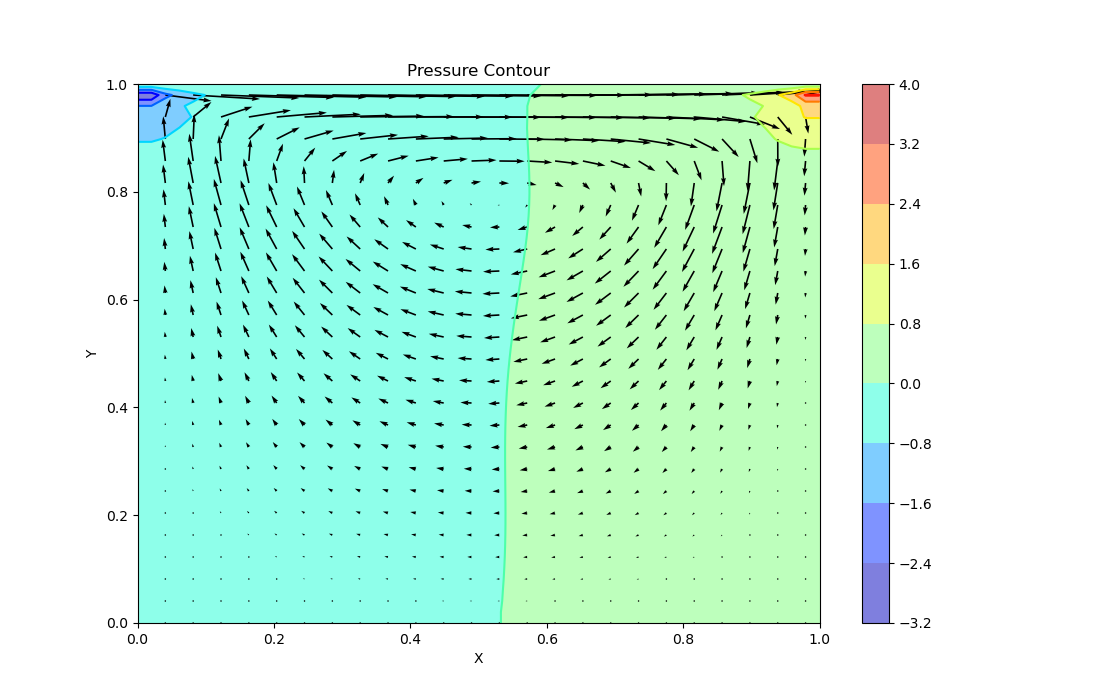

This figure's Python source:
# -*- coding: utf-8 -*-
"""
Created on Sat Apr 13 06:41:29 2024

@author: M Nur Alam Zico
"""
# Cavity Flow with Navier–Stokes

# Getting the numpy module
import numpy as np
# Getting the matplotlib
import matplotlib.pyplot as plt

# Parameters
nx = 50
ny = 50
nt = 500
nit = 50
c = 1
dx = 2 / (nx - 1)
dy = 2 / (ny - 1)
x = np.linspace(0, 1, nx)
y = np.linspace(0, 1, ny)
X, Y = np.meshgrid(x, y)

rho = 1
nu = .1
dt = .001

# Initialize velocity and pressure fields
u = np.zeros((ny, nx))
v = np.zeros((ny, nx))
p = np.zeros((ny, nx)) 
b = np.zeros((ny, nx))


# Main time loop
def build_up_b(b, rho, dt, u, v, dx, dy):
    
    b[1:-1, 1:-1] = (rho * (1 / dt * 
                    ((u[1:-1, 2:] - u[1:-1, 0:-2]) / 
                     (2 * dx) + (v[2:, 1:-1] - v[0:-2, 1:-1]) / (2 * dy)) -
                    ((u[1:-1, 2:] - u[1:-1, 0:-2]) / (2 * dx))**2 -
                      2 * ((u[2:, 1:-1] - u[0:-2, 1:-1]) / (2 * dy) *
                           (v[1:-1, 2:] - v[1:-1, 0:-2]) / (2 * dx))-
                          ((v[2:, 1:-1] - v[0:-2, 1:-1]) / (2 * dy))**2))

    return b

def pressure_poisson(p, dx, dy, b):
    pn = np.empty_like(p)
    pn = p.copy()
    
    for q in range(nit):
        pn = p.copy()
        p[1:-1, 1:-1] = (((pn[1:-1, 2:] + pn[1:-1, 0:-2]) * dy**2 + 
                          (pn[2:, 1:-1] + pn[0:-2, 1:-1]) * dx**2) /
                          (2 * (dx**2 + dy**2)) -
                          dx**2 * dy**2 / (2 * (dx**2 + dy**2)) * 
                          b[1:-1,1:-1])

        p[:, -1] = p[:, -2] # dp/dx = 0 at x = 2
        p[0, :] = p[1, :]   # dp/dy = 0 at y = 0
        p[:, 0] = p[:, 1]   # dp/dx = 0 at x = 0
        p[-1, :] = 0        # p = 0 at y = 2
        
    return p

def cavity_flow(nt, u, v, dt, dx, dy, p, rho, nu):
    un = np.empty_like(u)
    vn = np.empty_like(v)
    b = np.zeros((ny, nx))
    
    for n in range(nt):
        un = u.copy()
        vn = v.copy()
        
        b = build_up_b(b, rho, dt, u, v, dx, dy)
        p = pressure_poisson(p, dx, dy, b)
        
        u[1:-1, 1:-1] = (un[1:-1, 1:-1]-
                         un[1:-1, 1:-1] * dt / dx *
                        (un[1:-1, 1:-1] - un[1:-1, 0:-2]) -
                         vn[1:-1, 1:-1] * dt / dy *
                        (un[1:-1, 1:-1] - un[0:-2, 1:-1]) -
                         dt / (2 * rho * dx) * (p[1:-1, 2:] - p[1:-1, 0:-2]) +
                         nu * (dt / dx**2 *
                        (un[1:-1, 2:] - 2 * un[1:-1, 1:-1] + un[1:-1, 0:-2]) +
                         dt / dy**2 *
                        (un[2:, 1:-1] - 2 * un[1:-1, 1:-1] + un[0:-2, 1:-1])))

        v[1:-1,1:-1] = (vn[1:-1, 1:-1] -
                        un[1:-1, 1:-1] * dt / dx *
                       (vn[1:-1, 1:-1] - vn[1:-1, 0:-2]) -
                        vn[1:-1, 1:-1] * dt / dy *
                       (vn[1:-1, 1:-1] - vn[0:-2, 1:-1]) -
                        dt / (2 * rho * dy) * (p[2:, 1:-1] - p[0:-2, 1:-1]) +
                        nu * (dt / dx**2 *
                       (vn[1:-1, 2:] - 2 * vn[1:-1, 1:-1] + vn[1:-1, 0:-2]) +
                        dt / dy**2 *
                       (vn[2:, 1:-1] - 2 * vn[1:-1, 1:-1] + vn[0:-2, 1:-1])))

        u[0, :]  = 0
        u[:, 0]  = 0
        u[:, -1] = 0
        u[-1, :] = 1    # set velocity on cavity lid equal to 1
        v[0, :]  = 0
        v[-1, :] = 0
        v[:, 0]  = 0
        v[:, -1] = 0
        
        
    return u, v, p

u = np.zeros((ny, nx))
v = np.zeros((ny, nx))
p = np.zeros((ny, nx))
b = np.zeros((ny, nx))
nt = 700
u, v, p = cavity_flow(nt, u, v, dt, dx, dy, p, rho, nu)



# Plot pressure profiles
fig = plt.figure(figsize=(11,7), dpi=100)
# plotting the pressure field as a contour
plt.contourf(X, Y, p, alpha=0.5, cmap= 'jet')  
plt.colorbar()
# plotting the pressure field outlines
plt.contour(X, Y, p, cmap= 'jet')  
# plotting velocity field
plt.quiver(X[::2, ::2], Y[::2, ::2], u[::2, ::2], v[::2, ::2]) 
plt.xlabel('X')
plt.ylabel('Y')
plt.title('Pressure Contour')
plt.show()
